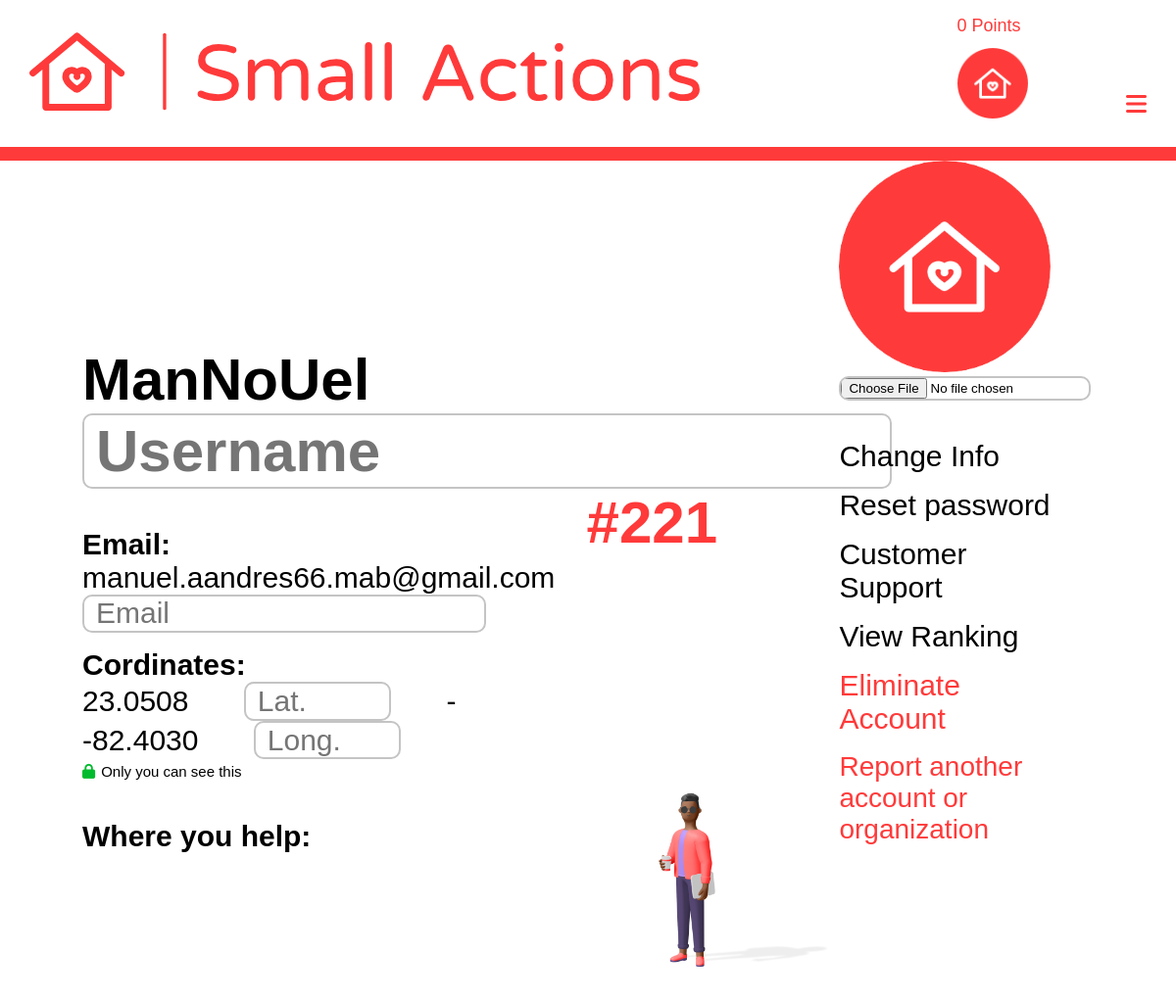
/account/ (signed in), run on the app's committed database.
### login/models.py (models this page shows)
class User(AbstractUser):
    points = models.PositiveIntegerField(default=0)
    photo = models.ImageField(upload_to="people", null=True, blank=True)
    latitude = models.DecimalField(max_digits=6, decimal_places=4, null=True, blank=True)
    longitude = models.DecimalField(max_digits=7, decimal_places=4, null=True, blank=True)
    visited = models.ManyToManyField(Help, related_name="persons_visited", null=True, blank=True)
    can_change = models.BooleanField(null=True, blank=True)

### login/views.py (the view, shortened to what this page needs)
# urls.py: path('', views.account, name='account'),
@login_required(login_url='/account/login')
def account(request):
    user = User.objects.get(username=request.user)
    index = list(User.objects.order_by('-points')).index(user) + 1
    form = ChangeUser()
    ctx = {'user' : user, 'index' : index, 'form' : form}
    return render(request, 'login/account.html', ctx)

### login/forms.py
class ChangeUser(forms.ModelForm):
    username = forms.CharField(max_length=32, widget=forms.TextInput(attrs={'placeholder':'Username'}))
    def __init__(self, *args, **kwargs):
        super().__init__(*args, **kwargs)
        self.fields['email'].widget.attrs.update({'placeholder': 'Email'})
        self.fields['latitude'].widget.attrs.update({'placeholder': 'Lat.'})
        self.fields['longitude'].widget.attrs.update({'placeholder': 'Long.'})
    class Meta:
        model = User
        fields = ('email', 'latitude', 'longitude', 'photo')

### templates/login/account.html (shortened to what this page needs)
<!DOCTYPE html>
{% load static %}
<html lang="en">
    <head>
        <link href='https://api.mapbox.com/mapbox-gl-js/v1.12.0/mapbox-gl.css' rel='stylesheet' />
        <link href="{% static 'login/css/account.css' %}" rel="stylesheet">
    </head>
    {% include 'maps/nav.html' %}
    <body>
        <form method="POST" enctype="multipart/form-data"> {% csrf_token %}
            <div id='info'>
                    <div id="title_container">
                        <h1>{{user.username}}</h1>
                        {{form.username}}
                        <a href="{% url 'ranking' %}"><h2>#{{index}}</h2></a>
                    </div>
                    <div id="info_info">
                        <div id="email_container">
                            <h3>Email:</h3>
                            <h4>{{user.email}}</h4>
                            {{form.email}}
                        </div>
                        <div>
                            <h5 id="coordinates_title">Cordinates:</h5>
                            <h5 id="cordiantes">
                                <span id="latitude">{{user.latitude}}</span>
                                {{form.latitude}}
                                <span>-</span>
                                <span id="longitude">{{user.longitude}}</span>
                                {{form.longitude}}
                            </h5>
                            <p id="security"><i class="fas fa-lock"></i>Only you can see this</p>
                        </div>
                    </div>
                    <img src="{% static 'login/images/account.png' %}" alt='person' id="person">
                    <div>
                        <h6 id="where">Where you help:</h6>
                        <div id="map"></div>
                    </div>
            </div>
            <div id="links">
                <div id="img_container">
                    {% if request.user.photo %}
                        <img src="{{request.user.photo.url}}" alt="account" id="account_photo">
                    {% else %}
                        <img src="{% static 'maps/images/logo_small_icon_only_inverted.png' %}" alt="account" id="account_prede">
                    {% endif %}
                    {{form.photo}}
                </div>
                <div id="links_links">
                    <a id="change">Change Info</a>
                    <a href="{% url 'password' 1 %}">Reset password</a>
                    <a>Customer Support</a>
                    <a href="{% url 'ranking' %}">View Ranking</a>
                    <a class="danger" href="{% url 'password' 2 %}">Eliminate Account</a>
                    <a id="report" class="danger">Report another account or organization</a>
                </div>
            </div>
        </form>
    </body>
</html>

### templates/maps/nav.html (shortened to what this page needs)
{% load static %}
<head>
    <link rel="stylesheet" href="{% static 'maps/css/nav.css' %}">
</head>
<body>
    <div id="all_bar">
        <div id="superior">
            <img src="{% static 'maps/images/logo.svg' %}" id="principal_logo" alt="logo">
            <div id="rigth_superior">
                {% if request.user.is_authenticated %}
                    <h6>{{request.user.points}} Points</h6>
                    {% if request.user.photo %}
                        <a href="{% url 'account' %}"><img src="{{request.user.photo.url}}" alt="account" id="porfile_photo_nav"></a>
                    {% else %}
                        <a href="{% url 'account' %}"><img src="{% static 'maps/images/logo_small_icon_only_inverted.png' %}" alt="account"></a>
                    {% endif %}
                {% else %}
                    <a href="{% url 'login' %}"><img src="{% static 'maps/images/logo_small_icon_only_inverted.png' %}" alt="account"></a>
                {% endif %}
                <i class="fas fa-bars" id="bars"></i>
            </div>
        </div>
        <div id="inferior">
        </div>
    </div>
</body>

### static/login/css/account.css (style rules this page uses)
#info { margin-top: 4vh; margin-left: 7vw; width: 64vw; display: inline-block; }
#info_info { width: 60%; display: inline-block; }
input { border: 2px solid rgb(196, 196, 196); border-radius: 10px; }
#id_username { font-size: 60px; font-weight: 600; padding-left: 1vw; padding-top: 0.2vh; padding-bottom: 0.2vh; }
h1, h2 { font-size: 60px; font-weight: 600; display: inline-block; }
h2 { float: right; margin-right: 10vw; color: #ff3a3a; }
#id_email { font-size: 30px; font-weight: 300; padding: 0.1vh 1vw; width: 32vw; }
h3, #coordinates_title, #where { font-size: 30px; font-weight: 800; margin-top: 2vh; }
h3 { margin-top: 5vh; }
h4, h5 { font-size: 30px; font-weight: 300; }
#id_latitude, #id_longitude { font-size: 30px; font-weight: 300; margin-right: 4vw; width: 10.2vw; padding: 0.1vh 1vw; }
h5 span { margin-right: 4vw; }
#security { margin-top: .5vh; font-size: 15px; }
#security i { margin-right: .5vw; color: #00bb2d; }
#person { width: 15vw; float: right; margin-top: 1.5vh; }
#where { margin-top: 5vh; margin-bottom: 2vh; }
#map { width: 54vw; height: 35vh; }
#links { display: inline-block; width: 18vw; }
#account_photo, #account_prede { object-fit: cover; object-position: center; width: 100%; height: 18vw; }
#links_links { margin-top: 6vh; position: relative; bottom: 1vh; }
#links_links a { margin-top: 2vh; font-size: 30px; font-weight: 300; display: block; width: 100%; text-decoration: none; color: #000; cursor: pointer; }
#links_links #report { font-size: 28px; }
#links_links .danger { color: #ff3a3a; }

### static/maps/css/nav.css (style rules this page uses)
* { margin: 0; padding: 0; outline: none; font-family: 'Sora', sans-serif; }
#all_bar { margin-top: 1vh; }
#principal_logo { width: 27vw; margin-left: 2vw; }
#rigth_superior { float: right; }
#rigth_superior h6 { font-family: 'Sora', sans-serif; font-size: 45px; color: #ff3a3a; font-weight: normal; display: inline-block; position: relative; bottom: 2vh; margin-right: 2vw; }
#rigth_superior img { width: 3.7vw; display: inline-block; margin-right: 2vw; }
#inferior { background-color: #ff3a3a; margin-top: 2vh; height: 2.5vh; padding-top: 0.3vh; transition: height 1s; }
#bars { display: none; }
@media screen and (max-width: 1300px) { #all_bar { margin-top: 2vh; } }
@media screen and (max-width: 1300px) { #principal_logo { width: 57vw; margin-left: 2.5vw; margin-top: 2vh; } }
@media screen and (max-width: 1300px) { #rigth_superior { margin-right: 2.5vw; } }
@media screen and (max-width: 1300px) { #rigth_superior h6 { position: static; display: block; font-size: 18px; } }
@media screen and (max-width: 1300px) { #rigth_superior img { width: 6vw; margin: 0; margin-top: 1.5vh; margin-right: 8vw; } }
@media screen and (max-width: 1300px) { #bars { display: inline-block; font-size: 3vh; color: #ff3a3a; position: relative; bottom: .7vh; text-align: right; } }
@media screen and (max-width: 1300px) { #inferior { margin-top: 4vh; height: 1.5vh; z-index: 100; } }

### data on the page
User: user.points "0", username "ManNoUel", email "manuel.aandres66.mab@gmail.com", latitude "23.0508", longitude "-82.4030"

### other printed values
{{ index }} "221"
